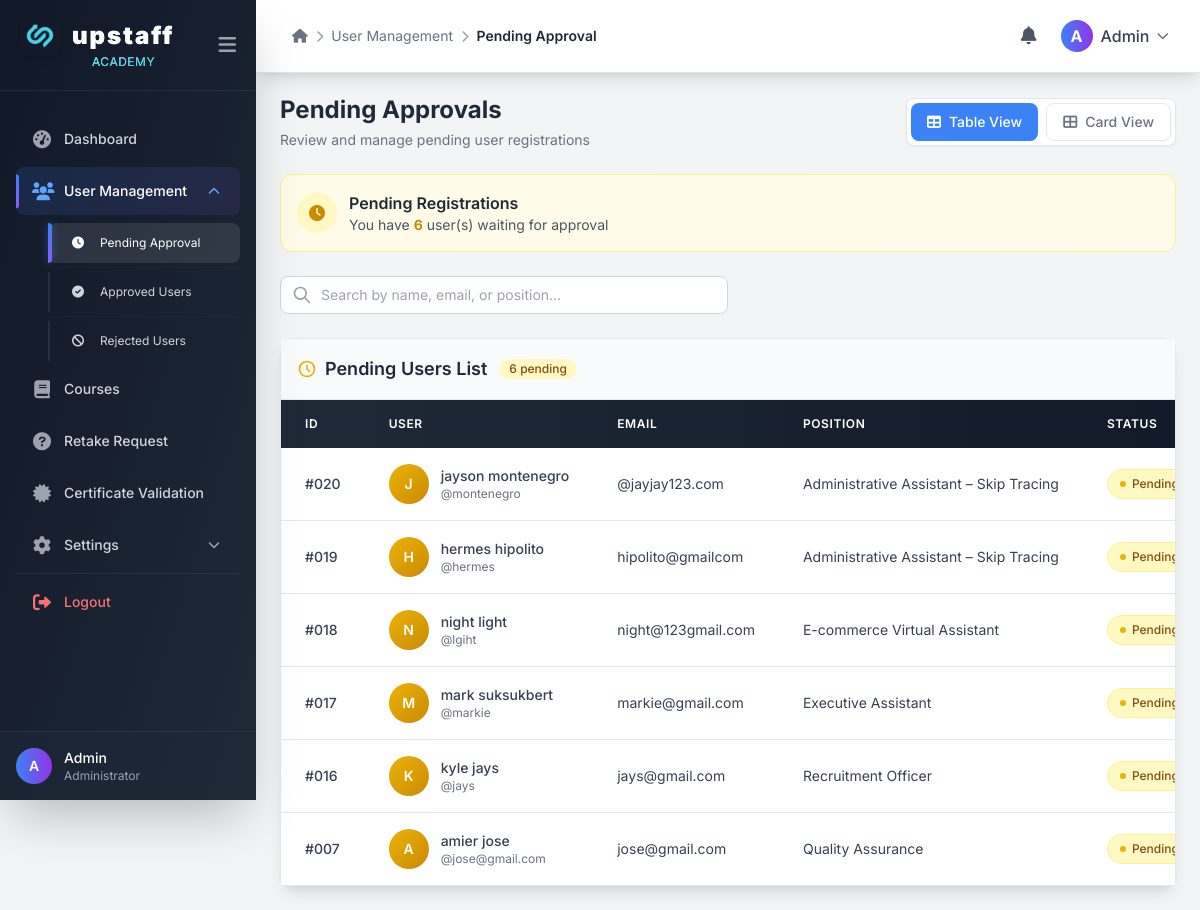
The page /login/admin_approval.php (signed in) on the database its author committed.
### tables this page shows
CREATE TABLE `users` (
  `id` int(11) NOT NULL,
  `firstname` varchar(100) NOT NULL,
  `lastname` varchar(100) DEFAULT NULL,
  `username` varchar(100) NOT NULL,
  `email` varchar(150) NOT NULL,
  `password` varchar(255) NOT NULL,
  `phone` varchar(20) DEFAULT NULL,
  `address` text DEFAULT NULL,
  `dob` date DEFAULT NULL,
  `position` varchar(100) DEFAULT NULL,
  `employee_id` varchar(50) DEFAULT NULL,
  `status` enum('pending','approved','rejected') DEFAULT 'pending',
  `created_at` timestamp NOT NULL DEFAULT current_timestamp(),
  `role` varchar(20) DEFAULT 'user',
  `otp_code` varchar(10) DEFAULT NULL,
  `otp_expire` datetime DEFAULT NULL,
  `profile_picture` varchar(255) DEFAULT NULL
);

### login/admin_approval.php (the view, shortened to what this page needs)
<?php
require_once __DIR__ . '/../config/db.php';
$stmt = $conn->prepare("SELECT id, firstname, lastname, username, email, phone, address, dob, position, role, employee_id, status, profile_picture FROM users WHERE status = 'pending' ORDER BY id DESC");
$stmt->execute();
$result = $stmt->get_result();
$users = [];
while ($row = $result->fetch_assoc()) {
    if (!empty($row['profile_picture'])) {
        $profile_picture_path = __DIR__ . '/../uploads/profile_pictures/' . $row['profile_picture'];
        if (file_exists($profile_picture_path)) {
            $row['profile_picture_url'] = '../uploads/profile_pictures/' . $row['profile_picture'];
        } else {
            $row['profile_picture_url'] = null;
        }
    } else {
        $row['profile_picture_url'] = null;
    }
    $users[] = $row;
}
$pending_count = count($users);
?>
<!DOCTYPE html>
<html lang="en">
<head>
<script src="https://cdn.tailwindcss.com"></script>
<link rel="stylesheet" href="https://cdnjs.cloudflare.com/ajax/libs/font-awesome/6.0.0-beta3/css/all.min.css"/>
</head>
<body class="bg-gray-100">
    <?php include __DIR__ . '/../includes/sidebar.php'; ?>
    <div class="main-content" id="mainContent">
        <?php include __DIR__ . '/../includes/header.php'; ?>
        <div class="p-6">
            <div class="flex flex-col sm:flex-row justify-between items-start sm:items-center mb-6 gap-4">
                <div>
                    <h1 class="text-2xl font-bold text-gray-800">Pending Approvals</h1>
                    <p class="text-sm text-gray-500 mt-1">Review and manage pending user registrations</p>
                </div>
                <div class="flex gap-2 bg-white rounded-lg shadow-sm border border-gray-200 p-1">
                    <button id="tableViewBtn" class="view-toggle-btn active px-4 py-2 rounded-lg text-sm font-medium flex items-center gap-2">
                        <i class="fas fa-table"></i> Table View
                    </button>
                    <button id="cardViewBtn" class="view-toggle-btn px-4 py-2 rounded-lg text-sm font-medium flex items-center gap-2">
                        <i class="fas fa-th-large"></i> Card View
                    </button>
                </div>
            </div>
            <div class="mb-6 bg-gradient-to-r from-yellow-50 to-amber-50 rounded-xl p-4 border border-yellow-200">
                <div class="flex items-center gap-3">
                    <div class="w-10 h-10 bg-yellow-100 rounded-full flex items-center justify-center">
                        <i class="fas fa-clock text-yellow-600"></i>
                    </div>
                    <div>
                        <h3 class="font-semibold text-gray-800">Pending Registrations</h3>
                        <p class="text-sm text-gray-600">You have <span id="pendingCountDisplay" class="font-bold text-yellow-600"><?php echo $pending_count; ?></span> user(s) waiting for approval</p>
                    </div>
                </div>
            </div>
            <div class="mb-6">
                <div class="relative max-w-md">
                    <div class="absolute inset-y-0 left-0 pl-3 flex items-center pointer-events-none">
                    </div>
                    <input type="text" id="searchInput" placeholder="Search by name, email, or position..."
                        class="block w-full pl-10 pr-3 py-2 border border-gray-300 rounded-lg bg-white focus:outline-none focus:ring-2 focus:ring-blue-500 focus:border-transparent text-sm">
                </div>
            </div>
            <div id="tableView" class="table-view">
                <div class="bg-white shadow-lg rounded-xl border border-gray-200">
                    <div class="p-4 border-b border-gray-200 bg-gray-50 flex justify-between items-center">
                        <div class="flex items-center gap-3">
                            <h2 class="text-lg font-semibold text-gray-800 flex items-center gap-2">
                                <svg class="w-5 h-5 text-yellow-500" fill="none" stroke="currentColor" viewBox="0 0 24 24">
                                    <path stroke-linecap="round" stroke-linejoin="round" stroke-width="2" d="M12 8v4l3 3m6-3a9 9 0 11-18 0 9 9 0 0118 0z"></path>
                                </svg>
                                Pending Users List
                            </h2>
                            <span class="bg-yellow-100 text-yellow-800 text-xs font-medium px-2.5 py-0.5 rounded-full pending-badge" id="totalCount">
                                <?php echo $pending_count; ?> pending
                            </span>
                        </div>
                    </div>
                    <div class="overflow-x-auto" style="position: relative;">
                        <table class="min-w-[800px] w-full text-sm text-left text-gray-700">
                            <thead class="bg-gradient-to-r from-gray-800 to-gray-900 text-white uppercase text-xs tracking-wider">
                                <tr>
                                    <th class="px-6 py-4 font-semibold">ID</th>
                                    <th class="px-6 py-4 font-semibold">User</th>
                                    <th class="px-6 py-4 font-semibold">Email</th>
                                    <th class="px-6 py-4 font-semibold">Position</th>
                                    <th class="px-6 py-4 font-semibold">Status</th>
                                </tr>
                            </thead>
                            <tbody class="divide-y divide-gray-200 bg-white">
                                <?php foreach ($users as $user): ?>
                                <tr class="hover:bg-yellow-50 transition-colors duration-150 user-row" data-name="<?php echo strtolower($user['firstname'] . ' ' . $user['lastname']); ?>" data-email="<?php echo strtolower($user['email']); ?>" data-position="<?php echo strtolower($user['position'] ?? ''); ?>">
                                    <td class="px-6 py-4 font-medium whitespace-nowrap">#<?php echo str_pad($user['id'], 3, '0', STR_PAD_LEFT); ?></td>
                                    <td class="px-6 py-4 whitespace-nowrap">
                                        <div class="flex items-center gap-3">
                                            <div class="w-10 h-10 rounded-full bg-gradient-to-br from-yellow-500 to-yellow-600 flex items-center justify-center text-white font-semibold overflow-hidden">
                                                <?php if ($user['profile_picture_url']): ?>
                                                    <img src="<?php echo $user['profile_picture_url']; ?>?t=<?php echo time(); ?>" class="w-full h-full object-cover">
                                                <?php else: ?>
                                                    <?php echo strtoupper(substr($user['firstname'], 0, 1)); ?>
                                                <?php endif; ?>
                                            </div>
                                            <div>
                                                <div class="font-medium"><?php echo htmlspecialchars($user['firstname'] . ' ' . $user['lastname']); ?></div>
                                                <div class="text-xs text-gray-500">@<?php echo htmlspecialchars($user['username']); ?></div>
                                            </div>
                                        </div>
                                    </td>
                                    <td class="px-6 py-4 whitespace-nowrap"><?php echo htmlspecialchars($user['email']); ?></td>
                                    <td class="px-6 py-4 whitespace-nowrap"><?php echo htmlspecialchars($user['position'] ?? 'Not specified'); ?></td>
                                    <td class="px-6 py-4 whitespace-nowrap">
                                        <span class="inline-flex items-center gap-1.5 px-3 py-1.5 rounded-full text-xs font-medium border bg-yellow-100 text-yellow-800 border-yellow-200">
                                            <span class="w-1.5 h-1.5 rounded-full bg-yellow-500 pending-badge"></span>
                                            Pending
                                        </span>
                                    </div>
                                    <td class="px-6 py-4 text-center whitespace-nowrap">
                                    </div>
                                </tr>
                                <?php endforeach; ?>
</body>
</html>

### login/admin_approval.php (style rules this page uses)
* { font-family: 'Inter', system-ui, -apple-system, sans-serif; }
.main-content { margin-left: 16rem; min-height: 100vh; transition: margin-left 0.3s ease; margin-top: 70px; }
.view-toggle-btn { transition: all 0.2s ease; cursor: pointer; }
.view-toggle-btn.active { background: #3b82f6 !important; color: white !important; border-color: #3b82f6 !important; }
.view-toggle-btn:not(.active) { background: white; color: #6b7280; border: 1px solid #e5e7eb; }
.table-view, .cards-view { transition: opacity 0.3s ease; }
.pending-badge { animation: pulse 2s cubic-bezier(0.4, 0, 0.6, 1) infinite; }

### includes/sidebar.php (style rules this page uses)
* { font-family: 'Inter', sans-serif; }

### rows shown on the page
users: id "020", firstname "J", firstname+lastname "jayson montenegro", username "montenegro", email "@jayjay123.com", position "Administrative Assistant – Skip Tracing"
users: id "019", firstname "H", firstname+lastname "hermes hipolito", username "hermes", email "hipolito@gmailcom", position "Administrative Assistant – Skip Tracing"
users: id "018", firstname "N", firstname+lastname "night light", username "lgiht", email "night@123gmail.com", position "E-commerce Virtual Assistant"
users: id "017", firstname "M", firstname+lastname "mark suksukbert", username "markie", email "markie@gmail.com", position "Executive Assistant"
users: id "016", firstname "K", firstname+lastname "kyle jays", username "jays", email "jays@gmail.com", position "Recruitment Officer"
users: id "007", firstname "A", firstname+lastname "amier jose", username "jose@gmail.com", email "jose@gmail.com", position "Quality Assurance"

### other values the page prints
substr($user_name, 0, 1) "A"
$user_name "Admin"
$breadcrumb['parent'] "User Management"
$breadcrumb['title'] "Pending Approval"
$pending_count "6"
